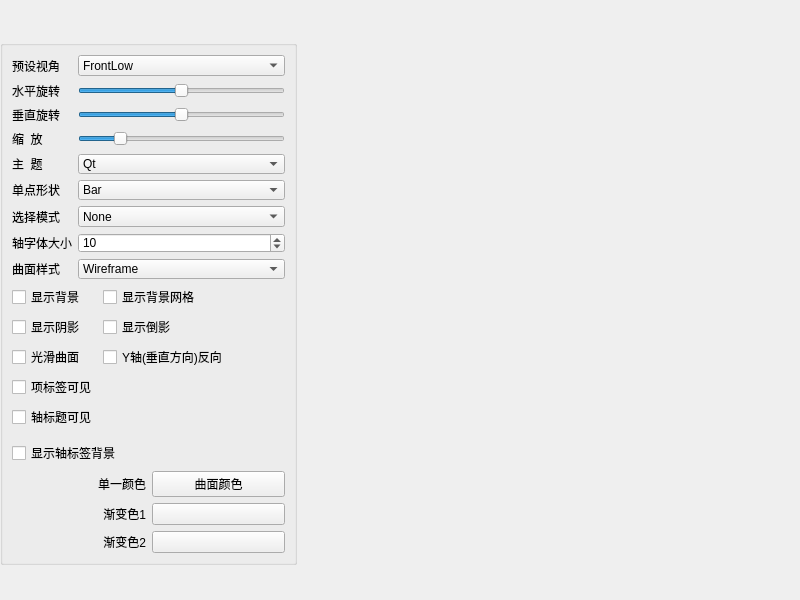
<?xml version="1.0" encoding="UTF-8"?>
<ui version="4.0">
 <class>MainWindow</class>
 <widget class="QMainWindow" name="MainWindow">
  <property name="geometry">
   <rect>
    <x>0</x>
    <y>0</y>
    <width>800</width>
    <height>600</height>
   </rect>
  </property>
  <property name="windowTitle">
   <string>MainWindow</string>
  </property>
  <widget class="QWidget" name="centralwidget">
   <widget class="QGroupBox" name="groupBox">
    <property name="geometry">
     <rect>
      <x>0</x>
      <y>40</y>
      <width>297</width>
      <height>525</height>
     </rect>
    </property>
    <property name="title">
     <string/>
    </property>
    <layout class="QVBoxLayout" name="verticalLayout">
     <item>
      <layout class="QGridLayout" name="gridLayout">
       <item row="0" column="0">
        <widget class="QLabel" name="label_6">
         <property name="text">
          <string>预设视角</string>
         </property>
         <property name="buddy">
          <cstring>comboBox</cstring>
         </property>
        </widget>
       </item>
       <item row="0" column="1">
        <widget class="QComboBox" name="comboBox">
         <item>
          <property name="text">
           <string>FrontLow</string>
          </property>
         </item>
         <item>
          <property name="text">
           <string>Front</string>
          </property>
         </item>
         <item>
          <property name="text">
           <string>FrontHigh</string>
          </property>
         </item>
         <item>
          <property name="text">
           <string>LeftLow</string>
          </property>
         </item>
         <item>
          <property name="text">
           <string>Left</string>
          </property>
         </item>
         <item>
          <property name="text">
           <string>LeftHigh</string>
          </property>
         </item>
         <item>
          <property name="text">
           <string>RightLow</string>
          </property>
         </item>
         <item>
          <property name="text">
           <string>Right</string>
          </property>
         </item>
         <item>
          <property name="text">
           <string>RightHigh</string>
          </property>
         </item>
         <item>
          <property name="text">
           <string>BehindLow</string>
          </property>
         </item>
         <item>
          <property name="text">
           <string>Behind</string>
          </property>
         </item>
         <item>
          <property name="text">
           <string>BehindHigh</string>
          </property>
         </item>
         <item>
          <property name="text">
           <string>IsometricLeft</string>
          </property>
         </item>
         <item>
          <property name="text">
           <string>IsometricLeftHigh</string>
          </property>
         </item>
         <item>
          <property name="text">
           <string>IsometricRight</string>
          </property>
         </item>
         <item>
          <property name="text">
           <string>IsometricRightHigh</string>
          </property>
         </item>
         <item>
          <property name="text">
           <string>DirectlyAbove</string>
          </property>
         </item>
         <item>
          <property name="text">
           <string>DirectlyAboveCW45</string>
          </property>
         </item>
         <item>
          <property name="text">
           <string>DirectlyAboveCCW45</string>
          </property>
         </item>
         <item>
          <property name="text">
           <string>FrontBelow</string>
          </property>
         </item>
         <item>
          <property name="text">
           <string>LeftBelow</string>
          </property>
         </item>
         <item>
          <property name="text">
           <string>RightBelow</string>
          </property>
         </item>
         <item>
          <property name="text">
           <string>BehindBelow</string>
          </property>
         </item>
         <item>
          <property name="text">
           <string>DirectlyBelow</string>
          </property>
         </item>
        </widget>
       </item>
       <item row="1" column="0">
        <widget class="QLabel" name="label_7">
         <property name="text">
          <string>水平旋转</string>
         </property>
         <property name="buddy">
          <cstring>sliderH</cstring>
         </property>
        </widget>
       </item>
       <item row="1" column="1">
        <widget class="QSlider" name="sliderH">
         <property name="minimum">
          <number>-180</number>
         </property>
         <property name="maximum">
          <number>180</number>
         </property>
         <property name="orientation">
          <enum>Qt::Horizontal</enum>
         </property>
        </widget>
       </item>
       <item row="2" column="0">
        <widget class="QLabel" name="label_8">
         <property name="text">
          <string>垂直旋转</string>
         </property>
         <property name="buddy">
          <cstring>sliderV</cstring>
         </property>
        </widget>
       </item>
       <item row="2" column="1">
        <widget class="QSlider" name="sliderV">
         <property name="minimum">
          <number>-180</number>
         </property>
         <property name="maximum">
          <number>180</number>
         </property>
         <property name="orientation">
          <enum>Qt::Horizontal</enum>
         </property>
        </widget>
       </item>
       <item row="3" column="0">
        <widget class="QLabel" name="label_12">
         <property name="text">
          <string>缩  放</string>
         </property>
        </widget>
       </item>
       <item row="3" column="1">
        <widget class="QSlider" name="sliderZoom">
         <property name="minimum">
          <number>10</number>
         </property>
         <property name="maximum">
          <number>500</number>
         </property>
         <property name="value">
          <number>100</number>
         </property>
         <property name="orientation">
          <enum>Qt::Horizontal</enum>
         </property>
        </widget>
       </item>
       <item row="4" column="0">
        <widget class="QLabel" name="label">
         <property name="text">
          <string>主  题</string>
         </property>
         <property name="buddy">
          <cstring>cBoxTheme</cstring>
         </property>
        </widget>
       </item>
       <item row="4" column="1">
        <widget class="QComboBox" name="cBoxTheme">
         <item>
          <property name="text">
           <string>Qt</string>
          </property>
         </item>
         <item>
          <property name="text">
           <string>Primary Colors</string>
          </property>
         </item>
         <item>
          <property name="text">
           <string>Digia</string>
          </property>
         </item>
         <item>
          <property name="text">
           <string>StoneMoss</string>
          </property>
         </item>
         <item>
          <property name="text">
           <string>ArmyBlue</string>
          </property>
         </item>
         <item>
          <property name="text">
           <string>Retro</string>
          </property>
         </item>
         <item>
          <property name="text">
           <string>Ebony</string>
          </property>
         </item>
         <item>
          <property name="text">
           <string>Isabelle</string>
          </property>
         </item>
        </widget>
       </item>
       <item row="5" column="0">
        <widget class="QLabel" name="label_2">
         <property name="text">
          <string>单点形状</string>
         </property>
         <property name="buddy">
          <cstring>cBoxBarStyle</cstring>
         </property>
        </widget>
       </item>
       <item row="5" column="1">
        <widget class="QComboBox" name="cBoxBarStyle">
         <item>
          <property name="text">
           <string>Bar</string>
          </property>
         </item>
         <item>
          <property name="text">
           <string>Cube</string>
          </property>
         </item>
         <item>
          <property name="text">
           <string>Pyramid</string>
          </property>
         </item>
         <item>
          <property name="text">
           <string>Cone</string>
          </property>
         </item>
         <item>
          <property name="text">
           <string>Cylinder</string>
          </property>
         </item>
         <item>
          <property name="text">
           <string>BevelBar</string>
          </property>
         </item>
         <item>
          <property name="text">
           <string>BevelCube</string>
          </property>
         </item>
         <item>
          <property name="text">
           <string>Sphere</string>
          </property>
         </item>
         <item>
          <property name="text">
           <string>Minimal</string>
          </property>
         </item>
         <item>
          <property name="text">
           <string>Arrow</string>
          </property>
         </item>
         <item>
          <property name="text">
           <string>Point</string>
          </property>
         </item>
        </widget>
       </item>
       <item row="6" column="0">
        <widget class="QLabel" name="label_3">
         <property name="text">
          <string>选择模式</string>
         </property>
         <property name="buddy">
          <cstring>cBoxSelectionMode</cstring>
         </property>
        </widget>
       </item>
       <item row="6" column="1">
        <widget class="QComboBox" name="cBoxSelectionMode">
         <item>
          <property name="text">
           <string>None</string>
          </property>
         </item>
         <item>
          <property name="text">
           <string>Item</string>
          </property>
         </item>
         <item>
          <property name="text">
           <string>Row Slice</string>
          </property>
         </item>
         <item>
          <property name="text">
           <string>Column Slice</string>
          </property>
         </item>
        </widget>
       </item>
       <item row="7" column="0">
        <widget class="QLabel" name="label_4">
         <property name="text">
          <string>轴字体大小</string>
         </property>
         <property name="buddy">
          <cstring>spinFontSize</cstring>
         </property>
        </widget>
       </item>
       <item row="7" column="1">
        <widget class="QSpinBox" name="spinFontSize">
         <property name="minimum">
          <number>5</number>
         </property>
         <property name="value">
          <number>10</number>
         </property>
        </widget>
       </item>
       <item row="8" column="0">
        <widget class="QLabel" name="label_5">
         <property name="text">
          <string>曲面样式</string>
         </property>
        </widget>
       </item>
       <item row="8" column="1">
        <widget class="QComboBox" name="comboDrawMode">
         <item>
          <property name="text">
           <string>Wireframe</string>
          </property>
         </item>
         <item>
          <property name="text">
           <string>Surface</string>
          </property>
         </item>
         <item>
          <property name="text">
           <string>Surface And Wireframe</string>
          </property>
         </item>
        </widget>
       </item>
      </layout>
     </item>
     <item>
      <layout class="QGridLayout" name="gridLayout_3">
       <item row="0" column="0">
        <widget class="QCheckBox" name="chkBoxBackground">
         <property name="text">
          <string>显示背景</string>
         </property>
        </widget>
       </item>
       <item row="0" column="1" colspan="3">
        <widget class="QCheckBox" name="chkBoxGrid">
         <property name="text">
          <string>显示背景网格</string>
         </property>
        </widget>
       </item>
       <item row="1" column="0">
        <widget class="QCheckBox" name="chkBoxShadow">
         <property name="text">
          <string>显示阴影</string>
         </property>
        </widget>
       </item>
       <item row="1" column="1" colspan="3">
        <widget class="QCheckBox" name="chkBoxReflection">
         <property name="text">
          <string>显示倒影</string>
         </property>
        </widget>
       </item>
       <item row="2" column="0">
        <widget class="QCheckBox" name="chkBoxSmooth">
         <property name="text">
          <string>光滑曲面</string>
         </property>
        </widget>
       </item>
       <item row="2" column="1" colspan="3">
        <widget class="QCheckBox" name="chkBoxReverse">
         <property name="text">
          <string>Y轴(垂直方向)反向</string>
         </property>
        </widget>
       </item>
       <item row="3" column="0">
        <widget class="QCheckBox" name="chkBoxItemLabel">
         <property name="text">
          <string>项标签可见</string>
         </property>
        </widget>
       </item>
       <item row="3" column="2" colspan="2">
        <spacer name="horizontalSpacer">
         <property name="orientation">
          <enum>Qt::Horizontal</enum>
         </property>
         <property name="sizeHint" stdset="0">
          <size>
           <width>40</width>
           <height>20</height>
          </size>
         </property>
        </spacer>
       </item>
       <item row="4" column="0">
        <widget class="QCheckBox" name="chkBoxAxisTitle">
         <property name="text">
          <string>轴标题可见</string>
         </property>
        </widget>
       </item>
       <item row="4" column="2" rowspan="2" colspan="2">
        <spacer name="horizontalSpacer_2">
         <property name="orientation">
          <enum>Qt::Horizontal</enum>
         </property>
         <property name="sizeHint" stdset="0">
          <size>
           <width>40</width>
           <height>20</height>
          </size>
         </property>
        </spacer>
       </item>
       <item row="5" column="3" rowspan="2">
        <spacer name="horizontalSpacer_3">
         <property name="orientation">
          <enum>Qt::Horizontal</enum>
         </property>
         <property name="sizeHint" stdset="0">
          <size>
           <width>40</width>
           <height>20</height>
          </size>
         </property>
        </spacer>
       </item>
       <item row="6" column="0" colspan="2">
        <widget class="QCheckBox" name="chkBoxAxisBackground">
         <property name="text">
          <string>显示轴标签背景</string>
         </property>
        </widget>
       </item>
      </layout>
     </item>
     <item>
      <layout class="QGridLayout" name="gridLayout_2">
       <item row="0" column="0">
        <widget class="QLabel" name="label_11">
         <property name="text">
          <string>单一颜色</string>
         </property>
         <property name="alignment">
          <set>Qt::AlignRight|Qt::AlignTrailing|Qt::AlignVCenter</set>
         </property>
         <property name="buddy">
          <cstring>btnBarColor</cstring>
         </property>
        </widget>
       </item>
       <item row="0" column="1">
        <widget class="QPushButton" name="btnBarColor">
         <property name="text">
          <string>曲面颜色</string>
         </property>
        </widget>
       </item>
       <item row="1" column="0">
        <widget class="QLabel" name="label_9">
         <property name="text">
          <string>渐变色1</string>
         </property>
         <property name="alignment">
          <set>Qt::AlignRight|Qt::AlignTrailing|Qt::AlignVCenter</set>
         </property>
         <property name="buddy">
          <cstring>btnGrad1</cstring>
         </property>
        </widget>
       </item>
       <item row="1" column="1">
        <widget class="QPushButton" name="btnGrad1">
         <property name="text">
          <string/>
         </property>
        </widget>
       </item>
       <item row="2" column="0">
        <widget class="QLabel" name="label_10">
         <property name="text">
          <string>渐变色2</string>
         </property>
         <property name="alignment">
          <set>Qt::AlignRight|Qt::AlignTrailing|Qt::AlignVCenter</set>
         </property>
         <property name="buddy">
          <cstring>btnGrad2</cstring>
         </property>
        </widget>
       </item>
       <item row="2" column="1">
        <widget class="QPushButton" name="btnGrad2">
         <property name="text">
          <string/>
         </property>
        </widget>
       </item>
      </layout>
     </item>
     <item>
      <spacer name="verticalSpacer">
       <property name="orientation">
        <enum>Qt::Vertical</enum>
       </property>
       <property name="sizeHint" stdset="0">
        <size>
         <width>20</width>
         <height>18</height>
        </size>
       </property>
      </spacer>
     </item>
    </layout>
   </widget>
  </widget>
 </widget>
 <resources/>
 <connections/>
</ui>
